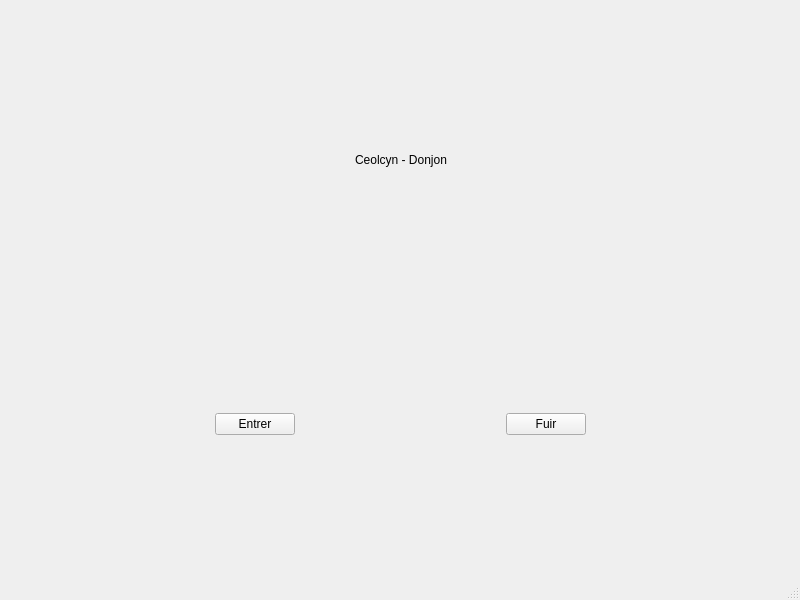
<?xml version="1.0" encoding="UTF-8"?>
<ui version="4.0">
 <class>MainWindow</class>
 <widget class="QMainWindow" name="MainWindow">
  <property name="geometry">
   <rect>
    <x>0</x>
    <y>0</y>
    <width>800</width>
    <height>600</height>
   </rect>
  </property>
  <property name="windowTitle">
   <string>MainWindow</string>
  </property>
  <widget class="QWidget" name="centralwidget">
   <widget class="QWidget" name="horizontalLayoutWidget">
    <property name="geometry">
     <rect>
      <x>10</x>
      <y>299</y>
      <width>781</width>
      <height>251</height>
     </rect>
    </property>
    <layout class="QHBoxLayout" name="horizontalLayout">
     <item>
      <spacer name="horizontalSpacer_2">
       <property name="orientation">
        <enum>Qt::Horizontal</enum>
       </property>
       <property name="sizeHint" stdset="0">
        <size>
         <width>40</width>
         <height>20</height>
        </size>
       </property>
      </spacer>
     </item>
     <item>
      <widget class="QPushButton" name="pushButton_2">
       <property name="text">
        <string>Entrer</string>
       </property>
      </widget>
     </item>
     <item>
      <spacer name="horizontalSpacer">
       <property name="orientation">
        <enum>Qt::Horizontal</enum>
       </property>
       <property name="sizeHint" stdset="0">
        <size>
         <width>40</width>
         <height>20</height>
        </size>
       </property>
      </spacer>
     </item>
     <item>
      <widget class="QPushButton" name="pushButton">
       <property name="text">
        <string>Fuir</string>
       </property>
      </widget>
     </item>
     <item>
      <spacer name="horizontalSpacer_3">
       <property name="orientation">
        <enum>Qt::Horizontal</enum>
       </property>
       <property name="sizeHint" stdset="0">
        <size>
         <width>40</width>
         <height>20</height>
        </size>
       </property>
      </spacer>
     </item>
    </layout>
   </widget>
   <widget class="QWidget" name="horizontalLayoutWidget_2">
    <property name="geometry">
     <rect>
      <x>10</x>
      <y>19</y>
      <width>781</width>
      <height>281</height>
     </rect>
    </property>
    <layout class="QHBoxLayout" name="horizontalLayout_2">
     <item>
      <spacer name="horizontalSpacer_4">
       <property name="orientation">
        <enum>Qt::Horizontal</enum>
       </property>
       <property name="sizeHint" stdset="0">
        <size>
         <width>40</width>
         <height>20</height>
        </size>
       </property>
      </spacer>
     </item>
     <item>
      <widget class="QLabel" name="label">
       <property name="text">
        <string>Ceolcyn - Donjon</string>
       </property>
      </widget>
     </item>
     <item>
      <spacer name="horizontalSpacer_5">
       <property name="orientation">
        <enum>Qt::Horizontal</enum>
       </property>
       <property name="sizeHint" stdset="0">
        <size>
         <width>40</width>
         <height>20</height>
        </size>
       </property>
      </spacer>
     </item>
    </layout>
   </widget>
  </widget>
  <widget class="QMenuBar" name="menubar">
   <property name="geometry">
    <rect>
     <x>0</x>
     <y>0</y>
     <width>800</width>
     <height>21</height>
    </rect>
   </property>
  </widget>
  <widget class="QStatusBar" name="statusbar"/>
 </widget>
 <resources/>
 <connections/>
</ui>
